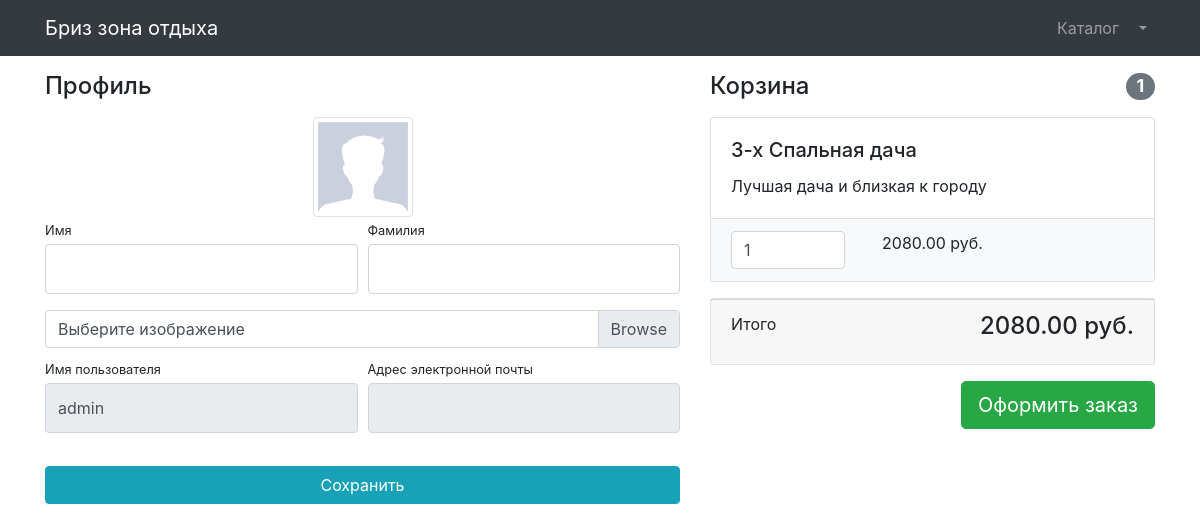
Before: /users/profile/ (signed in) with the older database file.
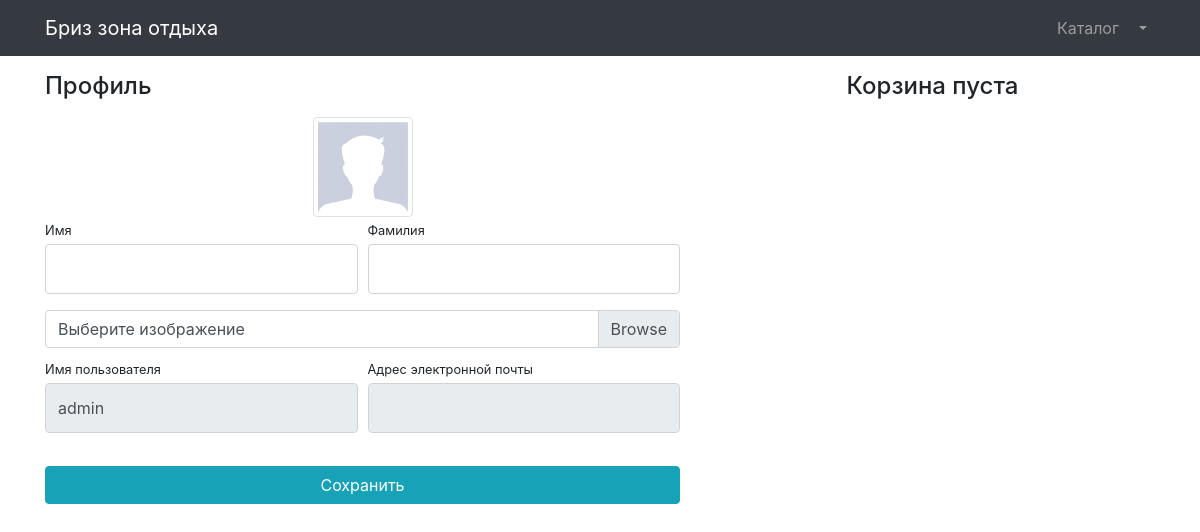
After: the same page with the newer database file.
### products/models.py (models this page shows, shortened)
class Basket(models.Model):
    user = models.ForeignKey(to=User, on_delete=models.CASCADE)
    product = models.ForeignKey(to=Product, on_delete=models.CASCADE)
    quantity = models.PositiveIntegerField(default=0)
    created_timestamp = models.DateTimeField(auto_now_add=True)
    def sum(self):
        return self.product.price * self.quantity

class Product(models.Model):
    name = models.CharField(max_length=256)
    description = models.TextField()
    is_active = models.BooleanField(default=True)
    price = models.DecimalField(max_digits=6, decimal_places=2)
    image = models.ImageField(upload_to='products_images')
    category = models.ForeignKey(to=ProductCategory, on_delete=models.CASCADE)
    class Meta:
        verbose_name = 'Продукт'
        verbose_name_plural = 'Продукты'

### users/views.py (the view)
# urls.py: path('profile/', profile, name='profile'),
@login_required
def profile(request):
    if request.method == 'POST':
        form = UserProfileForm(instance=request.user, data=request.POST, files=request.FILES)
        if form.is_valid():
            form.save()
            return HttpResponseRedirect(reverse('users:profile'))
    else:
        form = UserProfileForm(instance=request.user)
    baskets = Basket.objects.filter(user=request.user)
    total_sum = 0
    total_quantity = 0
    for basket in baskets:
        total_sum += basket.sum()
        total_quantity += basket.quantity
    context = {
        'title': 'Store - Профиль',
        'form': form,
        'baskets': baskets,
        'total_sum': total_sum,
        'total_quantity': total_quantity,
    }
    return render(request, 'users/profile.html', context)

### users/forms.py
class UserProfileForm(UserChangeForm):
    first_name = forms.CharField(widget=forms.TextInput(attrs={'class': 'form-control py-4'}))
    last_name = forms.CharField(widget=forms.TextInput(attrs={'class': 'form-control py-4'}))
    image = forms.ImageField(widget=forms.FileInput(attrs={'class': 'custom-file-input'}), required=False)
    username = forms.CharField(widget=forms.TextInput(attrs={'class': 'form-control py-4', 'readonly': True}))
    email = forms.CharField(widget=forms.TextInput(attrs={'class': 'form-control py-4', 'readonly': True}))
    class Meta:
        model = User
        fields = ('first_name', 'last_name', 'image', 'username', 'email')

### users/templates/users/profile.html (shortened to what this page needs)
{% extends 'products/base.html' %}
{% load static %}
{% block css %}
    <link href="{% static 'vendor/css/profile.css' %}" rel="stylesheet">
{% endblock %}
{% block content %}
 <div class="container">
    <div class="row">
        <div class="col-lg-7">
            <h4 class="mt-3 mb-3">Профиль</h4>
            <div class="col-lg-12 text-center">
                <img width="100" height="100"
                     src="{% if user.image %} {{ user.image.url }} {% else %} {% static 'vendor/img/users/default_avatar.jpg' %} {% endif %}"
                     class="img-thumbnail">
            </div>
            <form action="{% url 'users:profile' %}" method="post" enctype="multipart/form-data">
                <div class="form-row">
                    <div class="col-lg-6">
                        <div class="form-group">
                            <label class="small mb-1" for="{{ form.first_name.id_for_label }}">Имя</label>
                            {{ form.first_name }}
                        </div>
                    </div>
                    <div class="col-lg-6">
                        <div class="form-group">
                            <label class="small mb-1" for="{{ form.last_name.id_for_label }}">Фамилия</label>
                            {{ form.last_name }}
                        </div>
                    </div>
                </div>
                <div class="form-row mb-2">
                    <div class="col-lg-12">
                        <div class="custom-file">
                            <label class="custom-file-label" for="{{ form.image.id_for_label }}">Выберите изображение</label>
                        </div>
                    </div>
                </div>
                <div class="form-row">
                    <div class="col-lg-6">
                        <label class="small mb-1" for="{{ form.username.id_for_label }}e">Имя пользователя</label>
                        {{ form.username }}
                    </div>
                    <div class="col-lg-6">
                        <label class="small mb-1" for="{{ form.email.id_for_label }}">Адрес электронной
                            почты</label>
                        {{ form.email }}
                    </div>
                </div>
                <div class="form-row">
                    <div class="col-lg-12" style="margin-top: 33px;">
                        <input class="btn btn-info btn-block" type="submit" value="Сохранить">
                    </div>
                </div>
            </form>
        </div>
        <div class="col-lg-5">
            {% include 'products/baskets.html' %}
        </div>
    </div>
</div>
{% endblock %}

### products/templates/products/baskets.html (shortened to what this page needs)
{% if baskets %}
    <h4 class="mt-3 mb-3 d-flex justify-content-between align-items-center mb-3">
    Корзина <span class="badge badge-secondary badge-pill">{{ total_quantity }}</span>
</h4>
    {% for basket in baskets %}
        <div class="card mb-3">
    <div class="card-body">
        <h5 class="card-title">{{ basket.product.name }}</h5>
        <p class="card-text">{{ basket.product.description }}</p>
    </div>
    <ul class="list-group list-group-flush">
        <li class="list-group-item bg-light">
            <div class="row text-center">
                <div class="col-lg-4">
                    <input name="basketID" type="number" class="form-control"
                           value="{{ basket.quantity }}" min="0">
                </div>
                <div class="col-lg-4">{{ basket.sum }} руб.</div>
                <div class="col-lg-4">
                </div>
            </div>
        </li>
    </ul>
</div>
    {% endfor %}
<div class="card mb-3">
    <div class="card-footer">
        <p class="float-left">Итого</p>
        <h4 class="float-right">{{ total_sum }} руб.</h4>
    </div>
</div>
<a class="btn btn-success btn-lg float-right" href="../orders/order-create.html">
    Оформить заказ
</a>
{% else %}
    <h4 class="mt-3 mb-3 text-center">
    Корзина пуста
</h4>
{% endif %}

Changed rows visible on the page:
removed Basket: product.name "3-x Спальная дача", product.description "Лучшая дача и близкая к городу", basketID "1", sum "2080.00"
Other visible differences:
{{ total_quantity }}: "1" → (not shown)
{{ total_sum }}: "2080.00" → (not shown)
text no longer shown: "Корзина Итого руб. Оформить заказ"
text now shown: "Корзина пуста"
